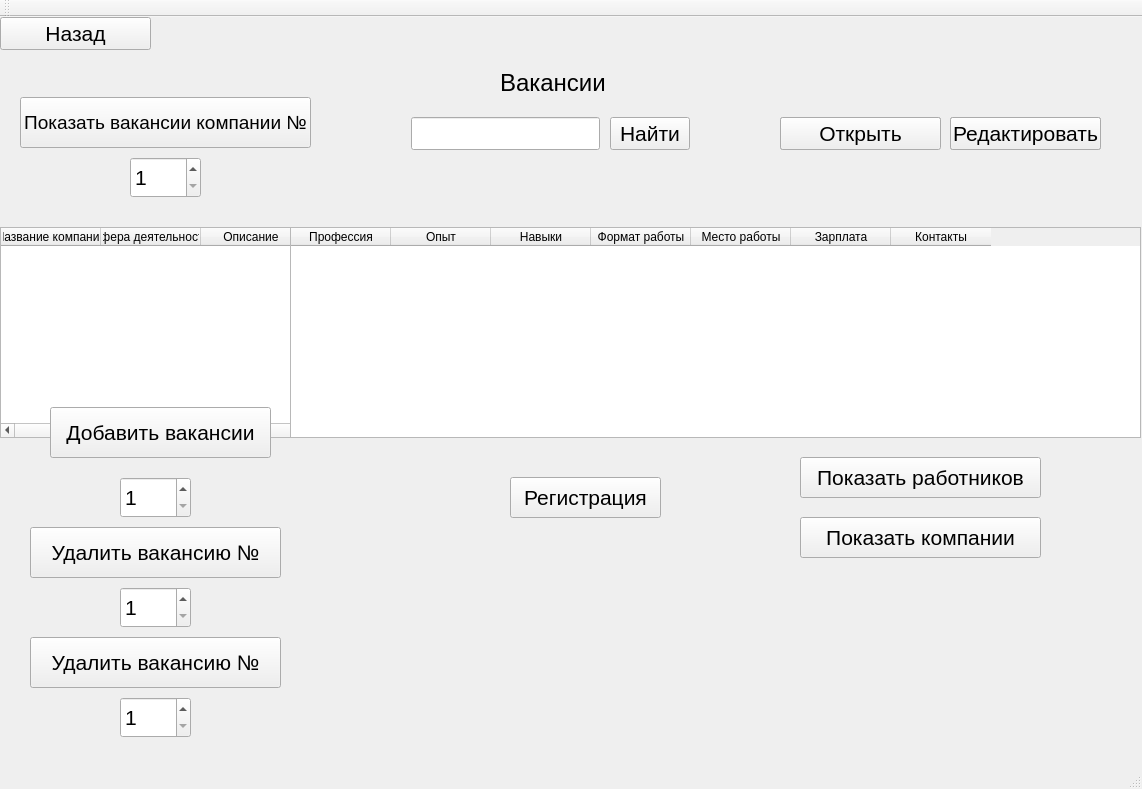
<?xml version="1.0" encoding="UTF-8"?>
<ui version="4.0">
 <class>MainWindow</class>
 <widget class="QMainWindow" name="MainWindow">
  <property name="geometry">
   <rect>
    <x>0</x>
    <y>0</y>
    <width>1142</width>
    <height>789</height>
   </rect>
  </property>
  <property name="windowTitle">
   <string>MainWindow</string>
  </property>
  <widget class="QWidget" name="centralWidget">
   <widget class="QWidget" name="widgetLogIn" native="true">
    <property name="geometry">
     <rect>
      <x>1220</x>
      <y>30</y>
      <width>271</width>
      <height>331</height>
     </rect>
    </property>
    <widget class="QComboBox" name="comboBox">
     <property name="geometry">
      <rect>
       <x>20</x>
       <y>20</y>
       <width>221</width>
       <height>51</height>
      </rect>
     </property>
     <property name="font">
      <font>
       <pointsize>16</pointsize>
      </font>
     </property>
     <item>
      <property name="text">
       <string>Компания</string>
      </property>
     </item>
     <item>
      <property name="text">
       <string>Работник</string>
      </property>
     </item>
     <item>
      <property name="text">
       <string>Админ</string>
      </property>
     </item>
    </widget>
    <widget class="QLineEdit" name="lineEditPassword">
     <property name="geometry">
      <rect>
       <x>140</x>
       <y>280</y>
       <width>121</width>
       <height>41</height>
      </rect>
     </property>
     <property name="echoMode">
      <enum>QLineEdit::Password</enum>
     </property>
    </widget>
    <widget class="QLabel" name="label_2">
     <property name="geometry">
      <rect>
       <x>160</x>
       <y>240</y>
       <width>81</width>
       <height>31</height>
      </rect>
     </property>
     <property name="font">
      <font>
       <pointsize>16</pointsize>
      </font>
     </property>
     <property name="text">
      <string>Пароль</string>
     </property>
    </widget>
    <widget class="QLineEdit" name="lineEditLogin">
     <property name="geometry">
      <rect>
       <x>0</x>
       <y>280</y>
       <width>121</width>
       <height>41</height>
      </rect>
     </property>
    </widget>
    <widget class="QLabel" name="label">
     <property name="geometry">
      <rect>
       <x>30</x>
       <y>240</y>
       <width>61</width>
       <height>31</height>
      </rect>
     </property>
     <property name="font">
      <font>
       <pointsize>16</pointsize>
      </font>
     </property>
     <property name="text">
      <string>Логин</string>
     </property>
    </widget>
    <widget class="QPushButton" name="pushButtonRegistration">
     <property name="geometry">
      <rect>
       <x>50</x>
       <y>180</y>
       <width>151</width>
       <height>41</height>
      </rect>
     </property>
     <property name="font">
      <font>
       <pointsize>16</pointsize>
      </font>
     </property>
     <property name="text">
      <string>Регистрация</string>
     </property>
    </widget>
    <widget class="QPushButton" name="pushButtonConnect">
     <property name="enabled">
      <bool>true</bool>
     </property>
     <property name="geometry">
      <rect>
       <x>70</x>
       <y>120</y>
       <width>111</width>
       <height>41</height>
      </rect>
     </property>
     <property name="font">
      <font>
       <pointsize>16</pointsize>
      </font>
     </property>
     <property name="text">
      <string>Вход</string>
     </property>
    </widget>
   </widget>
   <widget class="QTableWidget" name="tableWidgetData">
    <property name="enabled">
     <bool>true</bool>
    </property>
    <property name="geometry">
     <rect>
      <x>290</x>
      <y>210</y>
      <width>851</width>
      <height>211</height>
     </rect>
    </property>
    <property name="selectionMode">
     <enum>QAbstractItemView::NoSelection</enum>
    </property>
    <column>
     <property name="text">
      <string>Профессия</string>
     </property>
     <property name="font">
      <font>
       <kerning>true</kerning>
      </font>
     </property>
    </column>
    <column>
     <property name="text">
      <string>Опыт</string>
     </property>
    </column>
    <column>
     <property name="text">
      <string>Навыки</string>
     </property>
    </column>
    <column>
     <property name="text">
      <string>Формат работы</string>
     </property>
    </column>
    <column>
     <property name="text">
      <string>Место работы</string>
     </property>
    </column>
    <column>
     <property name="text">
      <string>Зарплата</string>
     </property>
    </column>
    <column>
     <property name="text">
      <string>Контакты</string>
     </property>
    </column>
   </widget>
   <widget class="QWidget" name="widgetSearchVacancy" native="true">
    <property name="geometry">
     <rect>
      <x>410</x>
      <y>50</y>
      <width>281</width>
      <height>91</height>
     </rect>
    </property>
    <widget class="QLineEdit" name="lineEditSearch">
     <property name="geometry">
      <rect>
       <x>1</x>
       <y>50</y>
       <width>189</width>
       <height>33</height>
      </rect>
     </property>
     <property name="font">
      <font>
       <pointsize>16</pointsize>
      </font>
     </property>
    </widget>
    <widget class="QLabel" name="labelSearch">
     <property name="geometry">
      <rect>
       <x>90</x>
       <y>0</y>
       <width>111</width>
       <height>31</height>
      </rect>
     </property>
     <property name="font">
      <font>
       <pointsize>18</pointsize>
      </font>
     </property>
     <property name="text">
      <string>Вакансии</string>
     </property>
    </widget>
    <widget class="QPushButton" name="pushButtonSearch">
     <property name="enabled">
      <bool>true</bool>
     </property>
     <property name="geometry">
      <rect>
       <x>200</x>
       <y>50</y>
       <width>80</width>
       <height>33</height>
      </rect>
     </property>
     <property name="font">
      <font>
       <pointsize>16</pointsize>
      </font>
     </property>
     <property name="text">
      <string>Найти</string>
     </property>
    </widget>
   </widget>
   <widget class="QLabel" name="label_welcome">
    <property name="geometry">
     <rect>
      <x>320</x>
      <y>0</y>
      <width>471</width>
      <height>51</height>
     </rect>
    </property>
    <property name="font">
     <font>
      <pointsize>18</pointsize>
     </font>
    </property>
    <property name="text">
     <string/>
    </property>
    <property name="alignment">
     <set>Qt::AlignCenter</set>
    </property>
   </widget>
   <widget class="QWidget" name="widgetEditCV_Vacancy" native="true">
    <property name="geometry">
     <rect>
      <x>770</x>
      <y>50</y>
      <width>331</width>
      <height>91</height>
     </rect>
    </property>
    <widget class="QLabel" name="labelSearch_2">
     <property name="geometry">
      <rect>
       <x>40</x>
       <y>0</y>
       <width>141</width>
       <height>33</height>
      </rect>
     </property>
     <property name="font">
      <font>
       <pointsize>18</pointsize>
      </font>
     </property>
     <property name="text">
      <string/>
     </property>
    </widget>
    <widget class="QPushButton" name="pushButtonEditCV">
     <property name="enabled">
      <bool>true</bool>
     </property>
     <property name="geometry">
      <rect>
       <x>180</x>
       <y>50</y>
       <width>151</width>
       <height>33</height>
      </rect>
     </property>
     <property name="font">
      <font>
       <pointsize>16</pointsize>
      </font>
     </property>
     <property name="text">
      <string>Редактировать</string>
     </property>
    </widget>
    <widget class="QPushButton" name="pushButtonOpenCV">
     <property name="enabled">
      <bool>true</bool>
     </property>
     <property name="geometry">
      <rect>
       <x>10</x>
       <y>50</y>
       <width>161</width>
       <height>33</height>
      </rect>
     </property>
     <property name="font">
      <font>
       <pointsize>16</pointsize>
      </font>
     </property>
     <property name="text">
      <string>Открыть</string>
     </property>
    </widget>
    <widget class="QPushButton" name="pushButtonSaveTable">
     <property name="enabled">
      <bool>true</bool>
     </property>
     <property name="geometry">
      <rect>
       <x>10</x>
       <y>50</y>
       <width>151</width>
       <height>33</height>
      </rect>
     </property>
     <property name="font">
      <font>
       <pointsize>16</pointsize>
      </font>
     </property>
     <property name="text">
      <string>Сохранить</string>
     </property>
    </widget>
    <widget class="QPushButton" name="pushButtonDontSave">
     <property name="enabled">
      <bool>true</bool>
     </property>
     <property name="geometry">
      <rect>
       <x>180</x>
       <y>50</y>
       <width>151</width>
       <height>33</height>
      </rect>
     </property>
     <property name="font">
      <font>
       <pointsize>16</pointsize>
      </font>
     </property>
     <property name="text">
      <string>Не сохранять</string>
     </property>
    </widget>
    <zorder>pushButtonDontSave</zorder>
    <zorder>pushButtonSaveTable</zorder>
    <zorder>labelSearch_2</zorder>
    <zorder>pushButtonEditCV</zorder>
    <zorder>pushButtonOpenCV</zorder>
   </widget>
   <widget class="QPushButton" name="pushButtonBack">
    <property name="enabled">
     <bool>true</bool>
    </property>
    <property name="geometry">
     <rect>
      <x>0</x>
      <y>0</y>
      <width>151</width>
      <height>33</height>
     </rect>
    </property>
    <property name="font">
     <font>
      <pointsize>16</pointsize>
     </font>
    </property>
    <property name="text">
     <string>Назад</string>
    </property>
   </widget>
   <widget class="QWidget" name="widgetAddVacancy" native="true">
    <property name="geometry">
     <rect>
      <x>20</x>
      <y>390</y>
      <width>281</width>
      <height>121</height>
     </rect>
    </property>
    <widget class="QPushButton" name="pushButtonAddVacancy">
     <property name="geometry">
      <rect>
       <x>30</x>
       <y>0</y>
       <width>221</width>
       <height>51</height>
      </rect>
     </property>
     <property name="font">
      <font>
       <pointsize>16</pointsize>
      </font>
     </property>
     <property name="text">
      <string>Добавить вакансии</string>
     </property>
    </widget>
    <widget class="QSpinBox" name="spinBoxAmountVacancies">
     <property name="geometry">
      <rect>
       <x>100</x>
       <y>70</y>
       <width>71</width>
       <height>41</height>
      </rect>
     </property>
     <property name="font">
      <font>
       <pointsize>16</pointsize>
      </font>
     </property>
     <property name="minimum">
      <number>1</number>
     </property>
     <property name="maximum">
      <number>19</number>
     </property>
    </widget>
   </widget>
   <widget class="QWidget" name="widgetDeleteVacancy" native="true">
    <property name="geometry">
     <rect>
      <x>30</x>
      <y>510</y>
      <width>251</width>
      <height>101</height>
     </rect>
    </property>
    <widget class="QSpinBox" name="spinBoxDeleteVacancy">
     <property name="geometry">
      <rect>
       <x>90</x>
       <y>60</y>
       <width>71</width>
       <height>41</height>
      </rect>
     </property>
     <property name="font">
      <font>
       <pointsize>16</pointsize>
      </font>
     </property>
     <property name="minimum">
      <number>1</number>
     </property>
     <property name="maximum">
      <number>20</number>
     </property>
    </widget>
    <widget class="QPushButton" name="pushButtonDeleteVacancy">
     <property name="geometry">
      <rect>
       <x>0</x>
       <y>0</y>
       <width>251</width>
       <height>51</height>
      </rect>
     </property>
     <property name="font">
      <font>
       <pointsize>16</pointsize>
      </font>
     </property>
     <property name="text">
      <string>Удалить вакансию №</string>
     </property>
    </widget>
   </widget>
   <widget class="QTableWidget" name="tableWidgetRegistrEmployee">
    <property name="enabled">
     <bool>true</bool>
    </property>
    <property name="geometry">
     <rect>
      <x>290</x>
      <y>210</y>
      <width>851</width>
      <height>211</height>
     </rect>
    </property>
    <property name="selectionMode">
     <enum>QAbstractItemView::NoSelection</enum>
    </property>
    <column>
     <property name="text">
      <string>Инициалы</string>
     </property>
    </column>
    <column>
     <property name="text">
      <string>Профессия</string>
     </property>
     <property name="font">
      <font>
       <kerning>true</kerning>
      </font>
     </property>
    </column>
    <column>
     <property name="text">
      <string>Опыт</string>
     </property>
    </column>
    <column>
     <property name="text">
      <string>Навыки</string>
     </property>
    </column>
    <column>
     <property name="text">
      <string>Формат работы</string>
     </property>
    </column>
    <column>
     <property name="text">
      <string>Место работы</string>
     </property>
    </column>
    <column>
     <property name="text">
      <string>Зарплата</string>
     </property>
    </column>
    <column>
     <property name="text">
      <string>Логин</string>
     </property>
    </column>
    <column>
     <property name="text">
      <string>Пароль</string>
     </property>
    </column>
   </widget>
   <widget class="QTableWidget" name="tableWidgetRegistrCompany">
    <property name="enabled">
     <bool>true</bool>
    </property>
    <property name="geometry">
     <rect>
      <x>0</x>
      <y>210</y>
      <width>1141</width>
      <height>211</height>
     </rect>
    </property>
    <property name="selectionMode">
     <enum>QAbstractItemView::NoSelection</enum>
    </property>
    <column>
     <property name="text">
      <string>Название компании</string>
     </property>
    </column>
    <column>
     <property name="text">
      <string>Сфера деятельности</string>
     </property>
    </column>
    <column>
     <property name="text">
      <string>Описание</string>
     </property>
    </column>
    <column>
     <property name="text">
      <string>Профессия</string>
     </property>
     <property name="font">
      <font>
       <kerning>true</kerning>
      </font>
     </property>
    </column>
    <column>
     <property name="text">
      <string>Опыт</string>
     </property>
    </column>
    <column>
     <property name="text">
      <string>Навыки</string>
     </property>
    </column>
    <column>
     <property name="text">
      <string>Формат работы</string>
     </property>
    </column>
    <column>
     <property name="text">
      <string>Место работы</string>
     </property>
    </column>
    <column>
     <property name="text">
      <string>Зарплата</string>
     </property>
    </column>
    <column>
     <property name="text">
      <string>Контакты</string>
     </property>
    </column>
    <column>
     <property name="text">
      <string>Логин</string>
     </property>
    </column>
    <column>
     <property name="text">
      <string>Пароль</string>
     </property>
    </column>
   </widget>
   <widget class="QLabel" name="labelRegistration">
    <property name="geometry">
     <rect>
      <x>290</x>
      <y>150</y>
      <width>711</width>
      <height>51</height>
     </rect>
    </property>
    <property name="font">
     <font>
      <pointsize>16</pointsize>
     </font>
    </property>
    <property name="text">
     <string/>
    </property>
    <property name="alignment">
     <set>Qt::AlignCenter</set>
    </property>
   </widget>
   <widget class="QPushButton" name="pushButtonRegistrationSecond">
    <property name="geometry">
     <rect>
      <x>510</x>
      <y>460</y>
      <width>151</width>
      <height>41</height>
     </rect>
    </property>
    <property name="sizePolicy">
     <sizepolicy hsizetype="Fixed" vsizetype="Fixed">
      <horstretch>0</horstretch>
      <verstretch>0</verstretch>
     </sizepolicy>
    </property>
    <property name="font">
     <font>
      <pointsize>16</pointsize>
     </font>
    </property>
    <property name="text">
     <string>Регистрация</string>
    </property>
   </widget>
   <widget class="QWidget" name="widgetShowForAdmin" native="true">
    <property name="geometry">
     <rect>
      <x>800</x>
      <y>430</y>
      <width>241</width>
      <height>131</height>
     </rect>
    </property>
    <widget class="QPushButton" name="pushButtonShowEmployees">
     <property name="geometry">
      <rect>
       <x>0</x>
       <y>10</y>
       <width>241</width>
       <height>41</height>
      </rect>
     </property>
     <property name="sizePolicy">
      <sizepolicy hsizetype="Fixed" vsizetype="Fixed">
       <horstretch>0</horstretch>
       <verstretch>0</verstretch>
      </sizepolicy>
     </property>
     <property name="font">
      <font>
       <pointsize>16</pointsize>
      </font>
     </property>
     <property name="text">
      <string>Показать работников</string>
     </property>
    </widget>
    <widget class="QPushButton" name="pushButtonShowCompanies">
     <property name="geometry">
      <rect>
       <x>0</x>
       <y>70</y>
       <width>241</width>
       <height>41</height>
      </rect>
     </property>
     <property name="sizePolicy">
      <sizepolicy hsizetype="Fixed" vsizetype="Fixed">
       <horstretch>0</horstretch>
       <verstretch>0</verstretch>
      </sizepolicy>
     </property>
     <property name="font">
      <font>
       <pointsize>16</pointsize>
      </font>
     </property>
     <property name="text">
      <string>Показать компании</string>
     </property>
    </widget>
   </widget>
   <widget class="QTableWidget" name="tableWidgetAdminEmployee">
    <property name="enabled">
     <bool>true</bool>
    </property>
    <property name="geometry">
     <rect>
      <x>0</x>
      <y>210</y>
      <width>1141</width>
      <height>211</height>
     </rect>
    </property>
    <property name="editTriggers">
     <set>QAbstractItemView::AnyKeyPressed|QAbstractItemView::DoubleClicked|QAbstractItemView::EditKeyPressed</set>
    </property>
    <property name="tabKeyNavigation">
     <bool>true</bool>
    </property>
    <property name="selectionMode">
     <enum>QAbstractItemView::NoSelection</enum>
    </property>
    <column>
     <property name="text">
      <string>Employee_id</string>
     </property>
    </column>
    <column>
     <property name="text">
      <string>Инициалы</string>
     </property>
    </column>
    <column>
     <property name="text">
      <string>Профессия</string>
     </property>
     <property name="font">
      <font>
       <kerning>true</kerning>
      </font>
     </property>
    </column>
    <column>
     <property name="text">
      <string>Опыт</string>
     </property>
    </column>
    <column>
     <property name="text">
      <string>Навыки</string>
     </property>
    </column>
    <column>
     <property name="text">
      <string>Формат работы</string>
     </property>
    </column>
    <column>
     <property name="text">
      <string>Место работы</string>
     </property>
    </column>
    <column>
     <property name="text">
      <string>Зарплата</string>
     </property>
    </column>
    <column>
     <property name="text">
      <string>Логин</string>
     </property>
    </column>
    <column>
     <property name="text">
      <string>Пароль</string>
     </property>
    </column>
   </widget>
   <widget class="QTableWidget" name="tableWidgetAdminVacancies">
    <property name="enabled">
     <bool>true</bool>
    </property>
    <property name="geometry">
     <rect>
      <x>1180</x>
      <y>510</y>
      <width>831</width>
      <height>211</height>
     </rect>
    </property>
    <property name="tabKeyNavigation">
     <bool>true</bool>
    </property>
    <property name="selectionMode">
     <enum>QAbstractItemView::NoSelection</enum>
    </property>
    <column>
     <property name="text">
      <string>Vacancy_id</string>
     </property>
    </column>
    <column>
     <property name="text">
      <string>Профессия</string>
     </property>
     <property name="font">
      <font>
       <kerning>true</kerning>
      </font>
     </property>
    </column>
    <column>
     <property name="text">
      <string>Опыт</string>
     </property>
    </column>
    <column>
     <property name="text">
      <string>Навыки</string>
     </property>
    </column>
    <column>
     <property name="text">
      <string>Формат работы</string>
     </property>
    </column>
    <column>
     <property name="text">
      <string>Место работы</string>
     </property>
    </column>
    <column>
     <property name="text">
      <string>Зарплата</string>
     </property>
    </column>
    <column>
     <property name="text">
      <string>Контакты</string>
     </property>
    </column>
   </widget>
   <widget class="QTableWidget" name="tableWidgetAdminCompanies">
    <property name="enabled">
     <bool>true</bool>
    </property>
    <property name="geometry">
     <rect>
      <x>0</x>
      <y>210</y>
      <width>1141</width>
      <height>211</height>
     </rect>
    </property>
    <property name="tabKeyNavigation">
     <bool>true</bool>
    </property>
    <property name="selectionMode">
     <enum>QAbstractItemView::NoSelection</enum>
    </property>
    <column>
     <property name="text">
      <string>Company_id</string>
     </property>
    </column>
    <column>
     <property name="text">
      <string>Название</string>
     </property>
    </column>
    <column>
     <property name="text">
      <string>Описание</string>
     </property>
     <property name="font">
      <font>
       <kerning>true</kerning>
      </font>
     </property>
    </column>
    <column>
     <property name="text">
      <string>Сфера деятельности</string>
     </property>
    </column>
    <column>
     <property name="text">
      <string>Логин</string>
     </property>
    </column>
    <column>
     <property name="text">
      <string>Пароль</string>
     </property>
    </column>
   </widget>
   <widget class="QWidget" name="widgetAdminEditing" native="true">
    <property name="geometry">
     <rect>
      <x>790</x>
      <y>90</y>
      <width>311</width>
      <height>51</height>
     </rect>
    </property>
    <widget class="QPushButton" name="pushButtonAdminDontSave">
     <property name="geometry">
      <rect>
       <x>0</x>
       <y>10</y>
       <width>151</width>
       <height>31</height>
      </rect>
     </property>
     <property name="sizePolicy">
      <sizepolicy hsizetype="Fixed" vsizetype="Fixed">
       <horstretch>0</horstretch>
       <verstretch>0</verstretch>
      </sizepolicy>
     </property>
     <property name="font">
      <font>
       <pointsize>16</pointsize>
      </font>
     </property>
     <property name="text">
      <string>Не сохранять</string>
     </property>
    </widget>
    <widget class="QPushButton" name="pushButtonAdminSave">
     <property name="geometry">
      <rect>
       <x>160</x>
       <y>10</y>
       <width>151</width>
       <height>31</height>
      </rect>
     </property>
     <property name="sizePolicy">
      <sizepolicy hsizetype="Fixed" vsizetype="Fixed">
       <horstretch>0</horstretch>
       <verstretch>0</verstretch>
      </sizepolicy>
     </property>
     <property name="font">
      <font>
       <pointsize>16</pointsize>
      </font>
     </property>
     <property name="text">
      <string>Сохранить</string>
     </property>
    </widget>
    <widget class="QPushButton" name="pushButtonAdmin">
     <property name="enabled">
      <bool>true</bool>
     </property>
     <property name="geometry">
      <rect>
       <x>0</x>
       <y>10</y>
       <width>151</width>
       <height>31</height>
      </rect>
     </property>
     <property name="font">
      <font>
       <pointsize>16</pointsize>
      </font>
     </property>
     <property name="text">
      <string>Редактировать</string>
     </property>
    </widget>
   </widget>
   <widget class="QWidget" name="widgetAdminVacancies" native="true">
    <property name="geometry">
     <rect>
      <x>20</x>
      <y>80</y>
      <width>291</width>
      <height>101</height>
     </rect>
    </property>
    <widget class="QSpinBox" name="spinBoxVacanyNumber">
     <property name="geometry">
      <rect>
       <x>110</x>
       <y>60</y>
       <width>71</width>
       <height>41</height>
      </rect>
     </property>
     <property name="font">
      <font>
       <pointsize>16</pointsize>
      </font>
     </property>
     <property name="minimum">
      <number>1</number>
     </property>
     <property name="maximum">
      <number>20</number>
     </property>
    </widget>
    <widget class="QPushButton" name="pushButtonAdminShowVacancy">
     <property name="geometry">
      <rect>
       <x>0</x>
       <y>0</y>
       <width>291</width>
       <height>51</height>
      </rect>
     </property>
     <property name="font">
      <font>
       <pointsize>14</pointsize>
       <weight>50</weight>
       <bold>false</bold>
      </font>
     </property>
     <property name="text">
      <string>Показать вакансии компании №</string>
     </property>
    </widget>
   </widget>
   <widget class="QWidget" name="widgetDeleteVacancyAdmin" native="true">
    <property name="geometry">
     <rect>
      <x>30</x>
      <y>620</y>
      <width>251</width>
      <height>101</height>
     </rect>
    </property>
    <widget class="QSpinBox" name="spinBoxDeleteVacancyAdmin">
     <property name="geometry">
      <rect>
       <x>90</x>
       <y>60</y>
       <width>71</width>
       <height>41</height>
      </rect>
     </property>
     <property name="font">
      <font>
       <pointsize>16</pointsize>
      </font>
     </property>
     <property name="minimum">
      <number>1</number>
     </property>
     <property name="maximum">
      <number>20</number>
     </property>
    </widget>
    <widget class="QPushButton" name="pushButtonDeleteVacancyAdmin">
     <property name="geometry">
      <rect>
       <x>0</x>
       <y>0</y>
       <width>251</width>
       <height>51</height>
      </rect>
     </property>
     <property name="font">
      <font>
       <pointsize>16</pointsize>
      </font>
     </property>
     <property name="text">
      <string>Удалить вакансию №</string>
     </property>
    </widget>
   </widget>
   <zorder>tableWidgetAdminCompanies</zorder>
   <zorder>widgetAdminEditing</zorder>
   <zorder>tableWidgetAdminEmployee</zorder>
   <zorder>tableWidgetRegistrCompany</zorder>
   <zorder>tableWidgetRegistrEmployee</zorder>
   <zorder>widgetSearchVacancy</zorder>
   <zorder>widgetEditCV_Vacancy</zorder>
   <zorder>widgetLogIn</zorder>
   <zorder>label_welcome</zorder>
   <zorder>pushButtonBack</zorder>
   <zorder>widgetAddVacancy</zorder>
   <zorder>widgetDeleteVacancy</zorder>
   <zorder>labelRegistration</zorder>
   <zorder>pushButtonRegistrationSecond</zorder>
   <zorder>tableWidgetData</zorder>
   <zorder>widgetShowForAdmin</zorder>
   <zorder>widgetAdminVacancies</zorder>
   <zorder>tableWidgetAdminVacancies</zorder>
   <zorder>widgetDeleteVacancyAdmin</zorder>
  </widget>
  <widget class="QMenuBar" name="menuBar">
   <property name="geometry">
    <rect>
     <x>0</x>
     <y>0</y>
     <width>1142</width>
     <height>21</height>
    </rect>
   </property>
  </widget>
  <widget class="QToolBar" name="mainToolBar">
   <attribute name="toolBarArea">
    <enum>TopToolBarArea</enum>
   </attribute>
   <attribute name="toolBarBreak">
    <bool>false</bool>
   </attribute>
  </widget>
  <widget class="QStatusBar" name="statusBar"/>
 </widget>
 <layoutdefault spacing="6" margin="11"/>
 <resources/>
 <connections/>
</ui>
